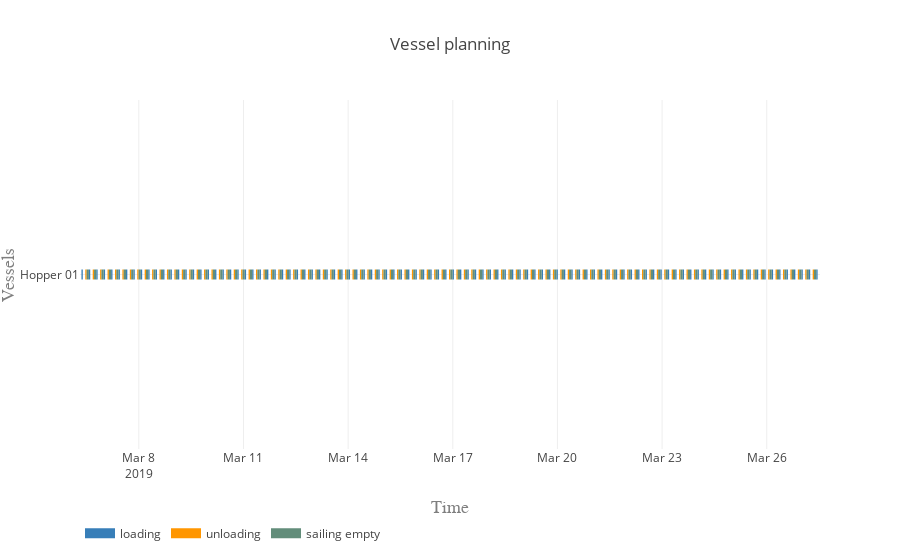

Notebook cell for this chart:
### Markdown cell above
#### Vessel planning

### Code cell
vessels = [hopper]

activities = ['loading', 'unloading', 'sailing full', 'sailing empty']
colors = {0:'rgb(55,126,184)', 1:'rgb(255,150,0)', 2:'rgb(98, 192, 122)', 3:'rgb(98, 141, 122)'}

plot.vessel_planning(vessels, activities, colors)

### Figure 1 — Plotly figure (JSON) as saved in the notebook; plotly's stock layout.template omitted (floating-point values rounded to 4 significant figures; data arrays with more than 128 entries replaced by an {"elided": "..."} marker saying what was removed)
{"data": [{"connectgaps": false, "hoverinfo": "y+name", "line": {"color": "rgb(55,126,184)", "width": 10}, "mode": "lines", "name": "loading", "type": "scatter", "uid": "24e3ca69-3ab5-46a1-ac74-0d9b77bc91c2", "x": {"elided": "500 str values"}, "y": {"elided": "500 str values"}}, {"connectgaps": false, "hoverinfo": "y+name", "line": {"color": "rgb(255,150,0)", "width": 10}, "mode": "lines", "name": "unloading", "type": "scatter", "uid": "f1b5aa64-8a82-4242-9b3d-3eb7a3630d47", "x": {"elided": "500 str values"}, "y": {"elided": "500 str values"}}, {"connectgaps": false, "hoverinfo": "y+name", "line": {"color": "rgb(98, 192, 122)", "width": 10}, "mode": "lines", "name": "sailing full", "type": "scatter", "uid": "c9c132ad-c274-490c-b1b4-bfe32ef1fc34", "x": [], "y": []}, {"connectgaps": false, "hoverinfo": "y+name", "line": {"color": "rgb(98, 141, 122)", "width": 10}, "mode": "lines", "name": "sailing empty", "type": "scatter", "uid": "18b39aad-8c46-426d-bd11-2b3dbfdba702", "x": {"elided": "495 str values"}, "y": {"elided": "495 str values"}}], "layout": {"hovermode": "closest", "legend": {"orientation": "h", "x": 0, "y": -0.2}, "title": "Vessel planning", "xaxis": {"range": ["2019-03-06 07:31:15", "2019-03-27 12:37:58.841877"], "title": "Time", "titlefont": {"color": "#7f7f7f", "family": "Courier New, monospace", "size": 18}}, "yaxis": {"title": "Vessels", "titlefont": {"color": "#7f7f7f", "family": "Courier New, monospace", "size": 18}}}}
